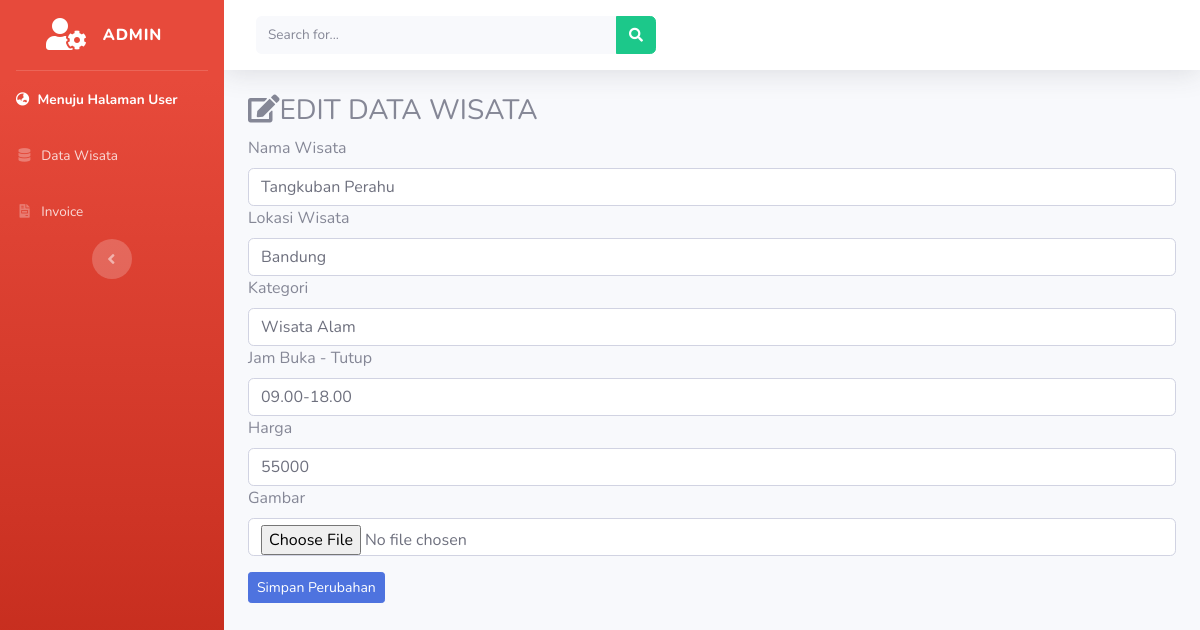
/index.php/admin/data_wisata/edit/1, run on the app's committed database.
### tables this page shows
CREATE TABLE `db_wisata` (
  `id_wisata` int(11) NOT NULL,
  `nama_wisata` varchar(50) NOT NULL,
  `tempat_wisata` varchar(50) NOT NULL,
  `kategori` varchar(25) NOT NULL,
  `buka_tutup` varchar(15) NOT NULL,
  `harga` varchar(25) NOT NULL,
  `gambar_wisata` text NOT NULL
);

### application/controllers/admin/Data_wisata.php (called while the page is built, shortened)
<?php
class Data_wisata extends CI_Controller{
	public function edit($id)
	{
		$where = array('id_wisata'=>$id);
		$data['wisata'] = $this->model_wisata->edit_wisata($where,'db_wisata')->result();
		$this->load->view('templates_admin/header');
		$this->load->view('templates_admin/sidebar');
		$this->load->view('admin/edit_wisata', $data);
		$this->load->view('templates_admin/footer');
	}
}

### index.php (called while the page is built, shortened)
<?php
require_once BASEPATH.'core/CodeIgniter.php';

### application/models/model_wisata.php (called while the page is built, shortened)
<?php
class Model_wisata extends CI_Model{
	public function edit_wisata($where,$table){
		return $this->db->get_where($table,$where);
	}
}

### application/views/admin/edit_wisata.php (the view, shortened to what this page needs)
<div class="container">
	<h3><i class="fas fa-edit"></i>EDIT DATA WISATA</h3>
	<?php  foreach ($wisata as $wst) : ?>
		<form method="post" action="<?php echo base_url().'admin/data_wisata/update' ?>" enctype="multipart/form-data">
			<div class="for-group">
				<label>Nama Wisata</label>
				<input type="text" name="nama_wisata" class="form-control" value="<?php echo $wst->nama_wisata ?>">
			</div>
			<div class="for-group">
				<label>Lokasi Wisata</label>
				<input type="text" name="tempat_wisata" class="form-control" value="<?php echo $wst->tempat_wisata ?>">
			</div>
			<div class="for-group">
				<label>Kategori</label>
				<input type="text" name="kategori" class="form-control" value="<?php echo $wst->kategori ?>">
			</div>
			<div class="for-group">
				<label>Jam Buka - Tutup</label>
				<input type="text" name="buka_tutup" class="form-control" value="<?php echo $wst->buka_tutup ?>">
			</div>
			<div class="for-group">
				<label>Harga</label>
				<input type="text" name="harga" class="form-control" value="<?php echo $wst->harga ?>">
			</div>
			<div class="for-group">
				<label>Gambar</label>
				<input type="file" name="gambar_wisata" class="form-control" value="<?php echo $wst->gambar_wisata ?>">
			</div>
			<button type="submit" class=" btn btn-primary btn-sm mt-3">Simpan Perubahan</button>
		</form>
	<?php endforeach; ?>
</div>

### data on the page
db_wisata: nama_wisata "Tangkuban Perahu", tempat_wisata "Bandung", kategori "Wisata Alam", buka_tutup "09.00-18.00", harga "55000"
